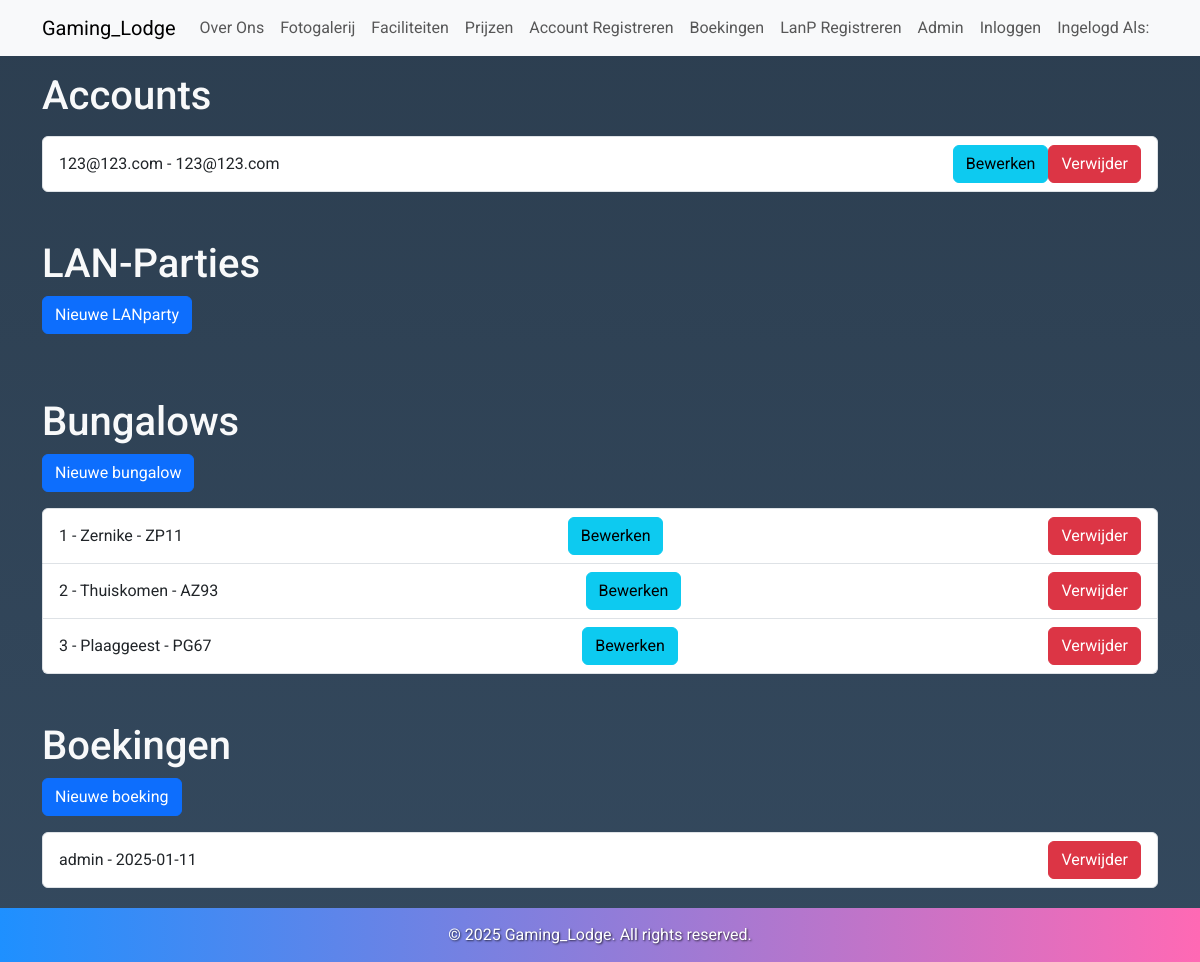
The page /admin on the database its author committed.
### dbmodel.py (models this page shows, shortened)
class KlantTabel(db.Model, UserMixin):
    id = db.Column(db.Integer, primary_key=True)
    username = db.Column(db.String(80), nullable=False)
    email = db.Column(db.String(120), nullable=False)
    password = db.Column(db.String(120), nullable=False)

class BungalowTabel(db.Model):
    id = db.Column(db.Integer, primary_key=True)
    bnaam = db.Column(db.String(80), nullable=False)
    adrescode = db.Column(db.String(80), nullable=False)

class BoekingTabel(db.Model):
    id = db.Column(db.Integer, primary_key=True)
    username = db.Column(db.String(80), nullable=False)
    email = db.Column(db.String(80), nullable=False)
    phone = db.Column(db.String(80), nullable=False)
    bungalow_id = db.Column(db.Integer, db.ForeignKey('bungalow_tabel.id'), nullable=False)
    arrival = db.Column(db.String(80), nullable=False)
    duration = db.Column(db.String(80), nullable=False)
    bungalow_tabel = db.relationship('BungalowTabel', backref=db.backref('boekingen'), lazy=True)

### routes.py (the view)
@app.route('/admin', methods=['GET', 'POST', 'DELETE'])
def klanten():
    users = KlantTabel.query.all()
    parties = LanTabel.query.all()
    boekingen = BoekingTabel.query.all()
    bungalows = BungalowTabel.query.all()
    print(boekingen)
    return render_template('admin.html', users=users, parties=parties, boekingen=boekingen, bungalows=bungalows)

### app.py (called while the page is built)
@app.before_request
def create_tables():
    db.create_all()

### templates/admin.html (shortened to what this page needs)
{% extends "base.html" %}
{% block content %}
<h1>Accounts</h1>
<ul class="list-group mt-3">
  {% for user in users %}
  <li class="list-group-item d-flex justify-content-between align-items-center">
    {{ user.username }} - {{ user.email }}
    <div class="btn-group" role="group">
      <form method="POST" action="/klant/update/{{ user.id }}" class="d-inline">
        <button type="submit" class="btn btn-info">Bewerken</button>
      </form>
      <form method="POST" action="/klant/verwijder/{{ user.id }}" class="d-inline">
        <button type="submit" class="btn btn-danger">Verwijder</button>
      </form>
    </div>
  </li>
  {% endfor %}
</ul>
<h1 class="mt-5">LAN-Parties</h1>
<a class="btn btn-primary" href="/klant/toevoegen">Nieuwe LANparty</a>
<h1 class="mt-5">Bungalows</h1>
<a class="btn btn-primary" href="/bungalow/aanmaken">Nieuwe bungalow</a>
<ul class="list-group mt-3">
  {% for bungalow in bungalows %}
  <li class="list-group-item d-flex justify-content-between align-items-center">
    {{ bungalow.id }} - {{ bungalow.bnaam }} - {{ bungalow.adrescode }}
    <form method="POST" action="/bungalow/update/{{ bungalow.id }}" class="d-inline">
      <button type="submit" class="btn btn-info">Bewerken</button>
    </form>
    <form method="POST" action="/bungalow/verwijder/{{ bungalow.id }}" class="d-inline">
      <button type="submit" class="btn btn-danger">Verwijder</button>
    </form>
  </li>
  {% endfor %}
</ul>
<h1 class="mt-5">Boekingen</h1>
<a class="btn btn-primary" href="/boeking/toevoegen">Nieuwe boeking</a>
<ul class="list-group mt-3">
  {% for boeking in boekingen %}
  <li class="list-group-item d-flex justify-content-between align-items-center">
    {{ boeking.username }} - {{ boeking.arrival }}
    <form method="POST" action="/boekp/verwijder/{{ boeking.id }}" class="d-inline">
      <button type="submit" class="btn btn-danger">Verwijder</button>
    </form>
  </li>
  {% endfor %}
</ul>
{% endblock %}

### templates/base.html (style rules this page uses)
body { font-family: 'Roboto', sans-serif; margin: 0; padding: 0; background: linear-gradient(to bottom, #2c3e50, #34495e); color: #f8f9fa; }

### rows shown on the page
KlantTabel: username "123@123.com", email "123@123.com"
BungalowTabel: id "1", bnaam "Zernike", adrescode "ZP11"
BungalowTabel: id "2", bnaam "Thuiskomen", adrescode "AZ93"
BungalowTabel: id "3", bnaam "Plaaggeest", adrescode "PG67"
BoekingTabel: username "admin", arrival "2025-01-11"
